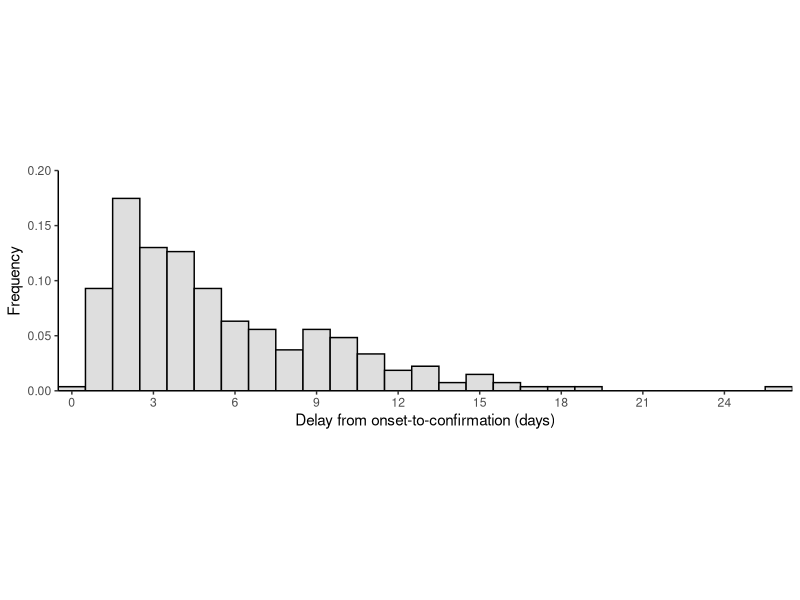
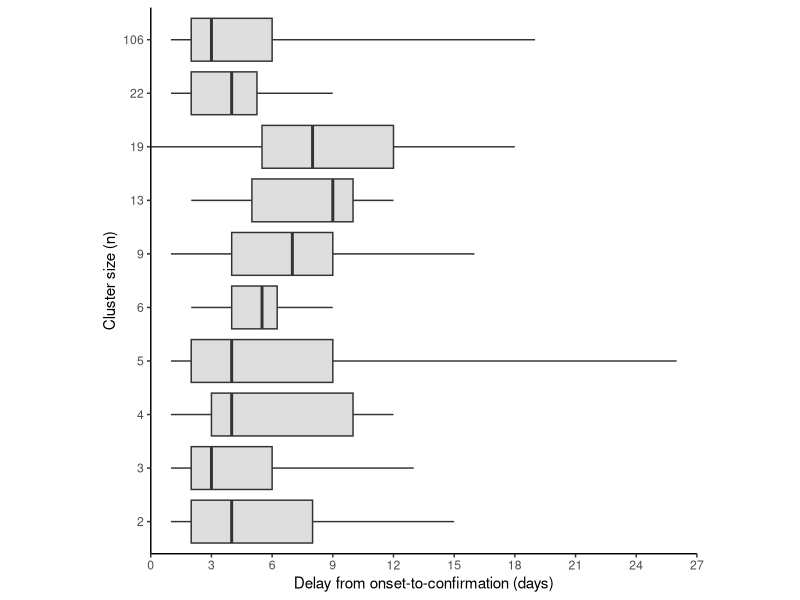
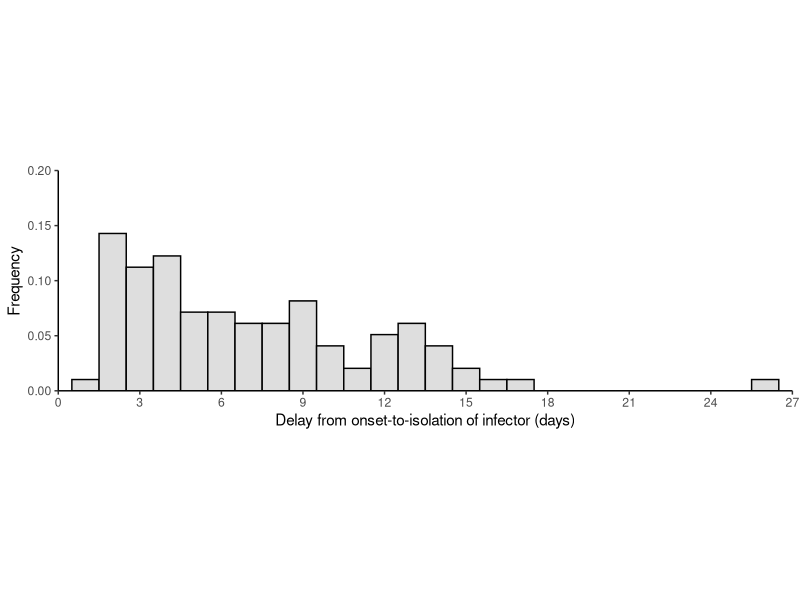
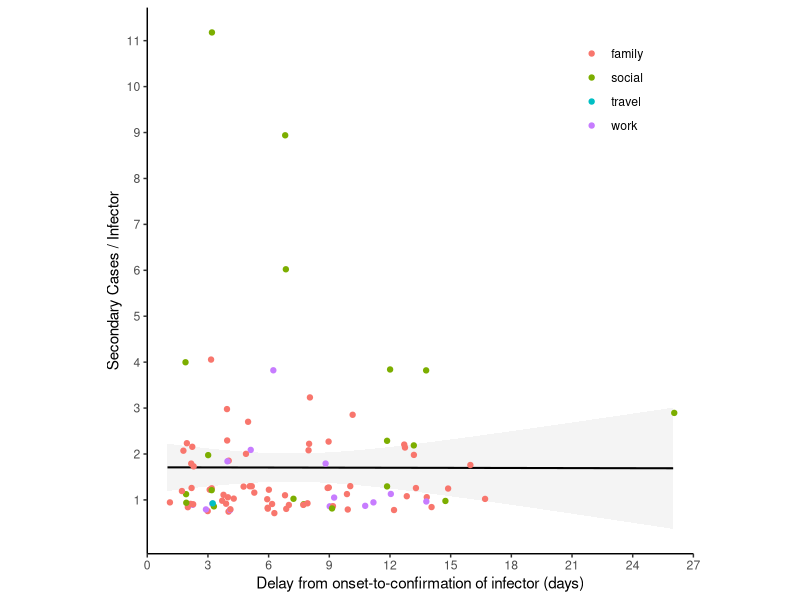

Write the R code that produced these figures, in order.
library(tidyverse)
library(lubridate)

###delay analysis and figures

case_data <- read_csv("data/case_data.csv")
transmission_pairs <- read_csv(file = "data/transmission_pairs.csv")

case_data <- case_data %>%
  mutate(onset.date = dmy(onset.date),
         confirm.date = dmy(confirm.date),
         epi.date = dmy(epi.date))

#Figure 4A - figures combined and colours customised in post
case_data %>%
  filter(cluster.id != 0,
         cluster.category != "Cluster of imported cases") %>%
  mutate(delay = as.numeric(confirm.date - onset.date, na.rm = T)) %>%
  filter(!is.na(delay)) %>%
  ggplot() +
  geom_histogram(aes(x = delay, y = ..density..),  fill = '#dedede', colour = "black", binwidth = 1) +
  scale_y_continuous("Frequency", expand = c(0,0), limits = c(0,0.20)) + 
  scale_x_continuous("Delay from onset-to-confirmation (days)", expand = c(0,0), breaks = seq(0,27, by = 3)) +
  theme_classic() +
  theme(aspect.ratio = 0.3, legend.position = 'none')

case_data %>%
  filter(cluster.id != 0, 
         cluster.category != "Cluster of imported cases") %>%
  mutate(delay = as.numeric(confirm.date - onset.date, na.rm = T)) %>%
  group_by(cluster.id) %>%
  mutate(n = n()) %>% 
  dplyr::select(n, delay) %>%
  ungroup() %>%
  mutate(n = as_factor(n)) %>%
  group_by(n) %>%
  filter(!is.na(delay)) %>%
  summarise(ymin = min(delay),
            ymax = max(delay),
            middle = median(delay),
            lower = quantile(delay,0.25),
            upper = quantile(delay,0.75)) %>%
  ungroup() %>%
  ggplot() +
  geom_boxplot(aes(x = n, ymin = ymin,ymax = ymax,middle = middle,upper = upper,lower= lower),
               stat = 'identity', 
               fill = "#dedede",
               width = 0.8) +
  theme_classic() +
  theme(aspect.ratio=1) +
  scale_y_continuous("Delay from onset-to-confirmation (days)", limits = c(0, 27), expand = c(0,0), breaks = seq(0,27, by = 3)) +
  xlab("Cluster size (n)") +
  coord_flip()

#Figure 4B
transmission_pairs %>%
  group_by(infector.case, cluster.risk) %>%
  summarise(n = n(), delay = mean(delay.infector)) %>%
  filter(!is.na(delay)) %>%
  ggplot() +
  geom_histogram(aes(x = delay, y = ..density..),  fill = '#dedede', colour = "black", binwidth = 1) +
  scale_y_continuous("Frequency", expand = c(0,0), limits = c(0,0.20)) + 
  scale_x_continuous("Delay from onset-to-isolation of infector (days)", 
                     expand = c(0,0), limits = c(0,27), breaks = seq(0,27, by = 3)) +
  theme_classic() +
  theme(aspect.ratio = 0.3, legend.position = 'none')

transmission_pairs %>%  
  group_by(infector.case, cluster.risk) %>%
  summarise(n = n(), delay = mean(delay.infector)) %>%
  filter(!is.na(delay)) %>%
  arrange(desc(n)) %>%
  ggplot() +
  geom_smooth(method = lm, aes(x=delay, y = n), color = "black", alpha = 0.1, size = 0.7) +
  geom_jitter(aes(x = delay, y = n, colour = cluster.risk), height = 0.3, width = 0.3) +
  scale_y_continuous("Secondary Cases / Infector", breaks = 1:11) +
  scale_x_continuous("Delay from onset-to-confirmation of infector (days)", 
                     expand = c(0,0),                     
                     limits = c(0,27), breaks = seq(0,27, by = 3)) +
  theme_classic() +
  theme(aspect.ratio = 1, legend.position = c(0.85, 0.85), legend.title = element_blank())  #colours are modified custom in post 

#####Calculate delay stats
##median delay across all local clusters
case_data %>%
  filter(cluster.id != 0,
         cluster.category != "Cluster of imported cases") %>%
  mutate(delay = as.numeric(confirm.date - onset.date, na.rm = T)) %>%
  filter(!is.na(delay)) %>%
  pull(delay) %>%
  median()

#Relationship between median delay within clusters and cluster size (excluding two largest)
case_data %>%
  filter(cluster.id != 0, 
         cluster.category != "Cluster of imported cases") %>%
  mutate(delay = as.numeric(confirm.date - onset.date, na.rm = T)) %>%
  group_by(cluster.id) %>%
  mutate(n = n()) %>% 
  dplyr::select(n, delay) %>%
  ungroup() %>%
  filter(!is.na(delay)) %>%
  group_by(n) %>%
  summarise(m.delay = median(delay)) %>%
  filter(n < 22) %>%
  lm(n ~ m.delay, data = .) %>%
  summary()

#median delay among infectors
transmission_pairs %>%
  group_by(infector.case, cluster.risk) %>%
  summarise(n = n(), delay = mean(delay.infector)) %>%
  filter(!is.na(delay)) %>%
  pull(delay) %>%
  median()

#relationship between delay in confirmation of infectors and number of secondary cases
transmission_pairs %>%
  group_by(infector.case, cluster.risk) %>%
  summarise(n = n(), delay = median(delay.infector)) %>%
  filter(delay != "NA") %>% 
  arrange(desc(n)) %>%
  lm(n ~ delay, data = .) %>%
  summary()






